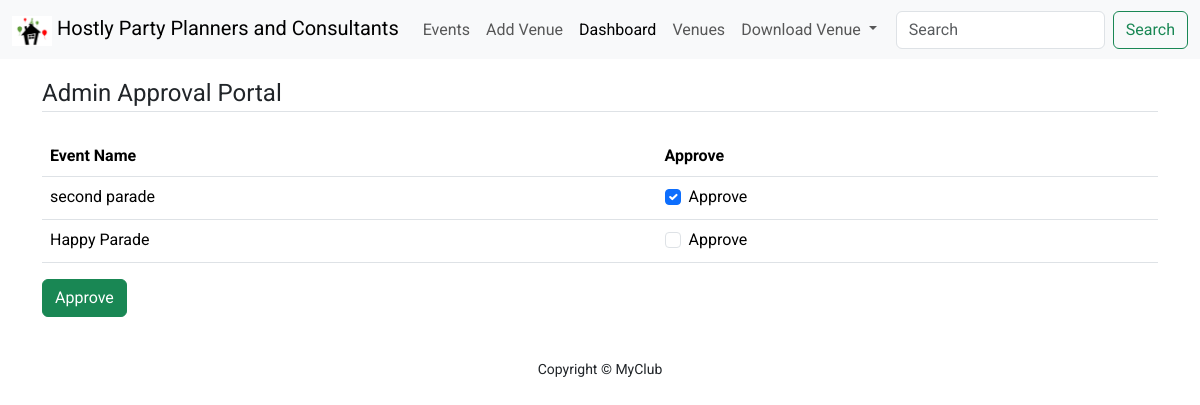
The app's page /admin_approval/ with its own data.
### club_events/models.py (models this page shows, shortened)
class Event(models.Model):
    name = models.CharField(max_length=120)
    event_date_time = models.DateTimeField()
    venue = models.ForeignKey(Venue, on_delete=models.CASCADE, blank=True, null=True)
    manager = models.ForeignKey(User, on_delete=models.SET_NULL, blank=True, null=True)
    description = models.TextField(blank=True)
    attendees = models.ManyToManyField(User, related_name='attendees', blank=True)
    approved = models.BooleanField(default=False)

### club_events/views.py (the view, shortened to what this page needs)
# urls.py: path('admin_approval/', views.AdminApprovalCreateView.as_view(), name='admin_approval'),
class AdminApprovalCreateView(CreateView):
    model = Event
    fields = '__all__'
    template_name = 'admin_approval.html'
    ordering = ['event_date_time']
    def get_context_data(self, **kwargs):
        context = super().get_context_data(**kwargs)
        context["events"] = Event.objects.all().order_by('event_date_time')
        return context

### club_events/templates/admin_approval.html (shortened to what this page needs)
{% extends 'base.html' %}
{% load crispy_forms_tags %}
{% block content %}
    <div class="container">
        <form method="post">
            <fieldset class="form-group">
                <legend class="border-bottom mb-4 text-capitalize">admin approval portal</legend>
                <div class="table-responsive">
                    <table class="table">
                        <thead>
                        <tr>
                            <th scope="col">Event Name</th>
                            <th scope="col">Approve</th>
                        </tr>
                        </thead>
                        <tbody>
                        {% for event in events %}
                            <tr>
                            <td>{{ event.name }}</td>
                            <td>
                                <div class="form-check">
                                    <input class="form-check-input" type="checkbox" value="{{ event.id }}" id="{{ event.id }}" name="approve_status"
                                    {% if event.approved %}
                                        checked
                                    {% endif %}
                                    >
                                    <label class="form-check-label" for="{{ event.id }}">
                                        Approve
                                    </label>
                                </div>
                            </td>
                        </tr>
                        {% endfor %}
                        </tbody>
                    </table>
                </div>
            </fieldset>
            <div class="form-group pb-3">
                <button type="submit" class="btn btn-success text-capitalize">approve</button>
            </div>
        </form>
    </div>
{% endblock %}

### club_events/static/assets/style.css (style rules this page uses)
body { font-family: "Roboto", sans-serif; font-weight: 400; font-style: normal; }

### records on screen
Event: name "second parade", approved "☑"
Event: name "Happy Parade"
